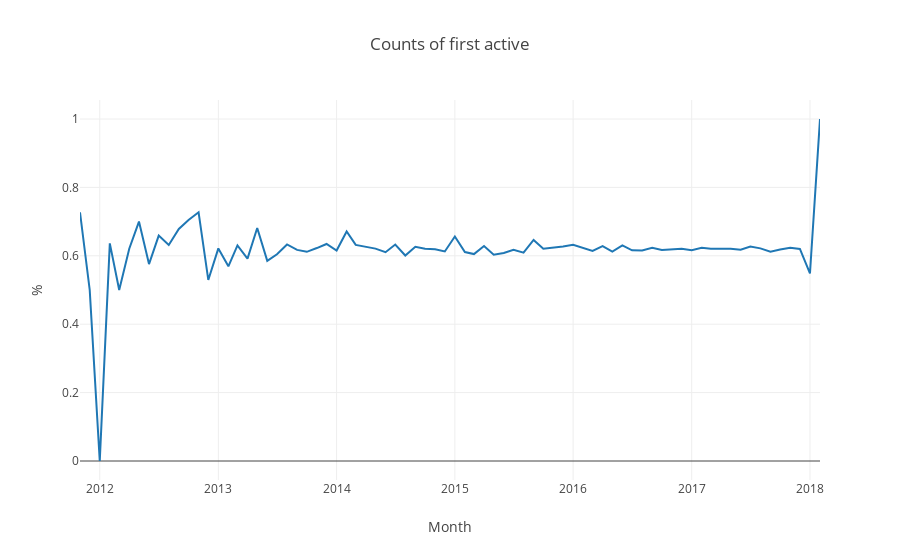

Source (notebook cell):
### Code cell
layout = go.Layout(dict(title = "Counts of first active",
                  xaxis = dict(title = 'Month'),
                  yaxis = dict(title = '%'),
                  ),legend=dict(
                orientation="v"))
py.iplot(dict(data=data, layout=layout))
